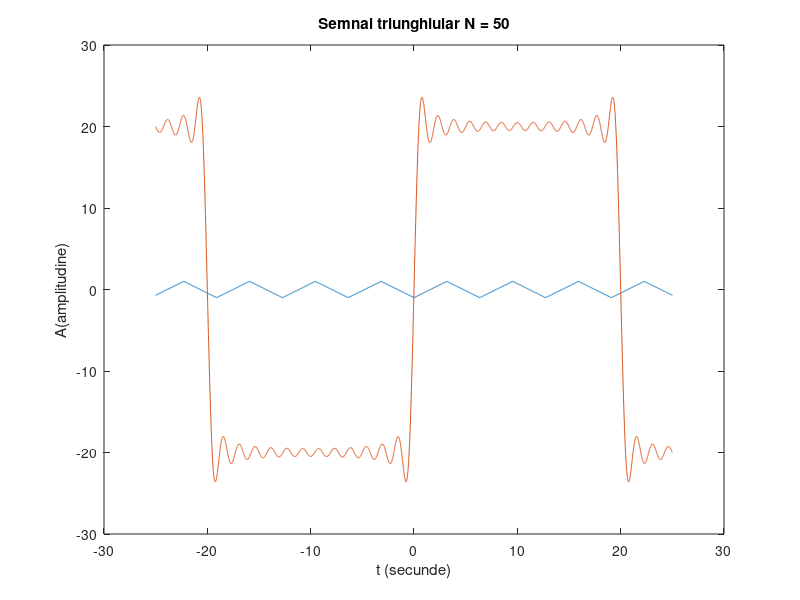
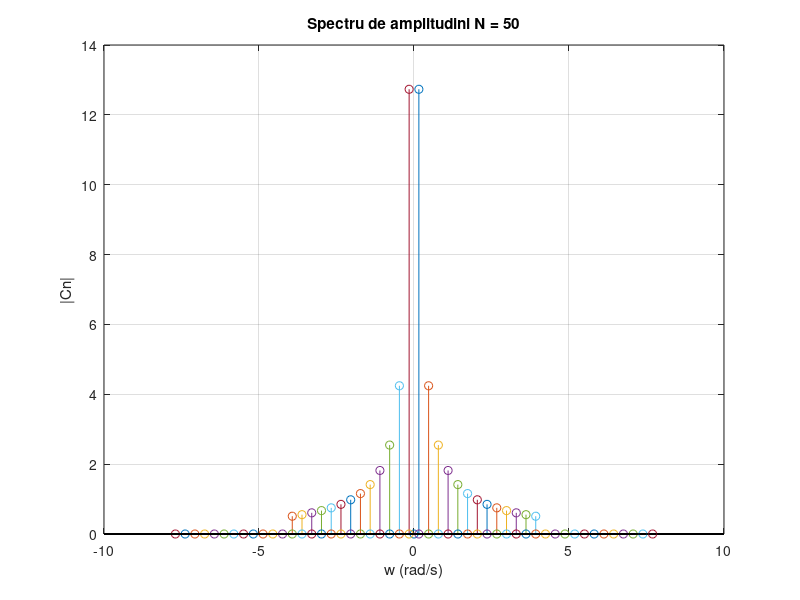

The MATLAB script that drew these images, in order:
% Cateva comenzi utile plasate la inceputul
% fiecarui program Matlab (nu si in cazul functiilor):
close all; % inchide toate figurile deschise
clear; % sterge din Workspace toate variabilele din momentul curent


N = 50; % numarul de coeficienti
D=18; % durata semnalelor
P=40; % perioada semnalului
wo = (2*pi)/P;  % frecventa fundamentala (rad/s)
c0 = 0;                          
t = -25:0.01:25;                     

figure(1)      % reprezentare semnal triunghiular

%semnal initial 
y = c0*ones(size(t));            
for n = -N/2:2:N/2,                    
  cn = 2/(1i*n*wo);                 
  y = y + real(cn*exp(1i*n*wo*t)); % calculul seriei Fourier
end


x2 = sawtooth(2*pi*wo*t,0.5);
plot(t,x2) % plot original y(t)
    
hold;
plot(t,y);			    
xlabel('t (secunde)'); ylabel('A(amplitudine)');
titlu = ['Semnal triunghiular N = ',...
         num2str(N)];
title(titlu);
hold;

%% spectrul de amplitudini 

figure(2)                          
stem(0,c0);                        
hold;
for n = -N/2:2:N/2,                    
  cn = 2/(1i*n*wo);                 
  stem(n*wo,abs(cn))              
end
for n = -N+1:2:N-1,                
  cn = 0;                         
  stem(n*wo,abs(cn));              
end
xlabel('w (rad/s)')
ylabel('|Cn|')
titlu = ['Spectru de amplitudini N = ',num2str(N)];
title(titlu); 
grid;
hold;

